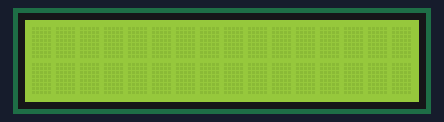
This sketch was run on a simulated Arduino Uno, built with avr-gcc and run on an emulated ATmega328P. Shown: 16×2 character LCD.

Above: at 0.1 s.
At 2.1 s:
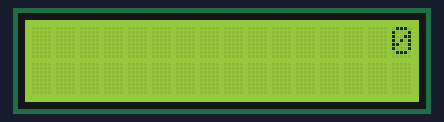
At 2.6 s:
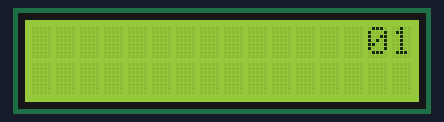
At 3.1 s:
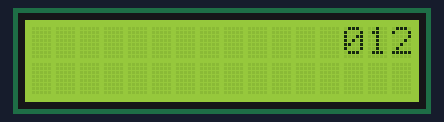
At 4.6 s:
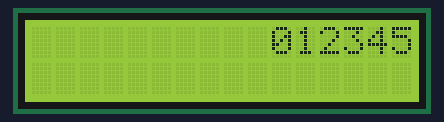
At 6.6 s:
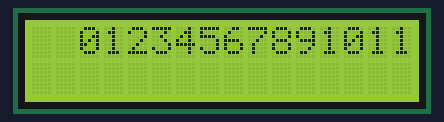

Measured:
- by itself, everything shown: repeats every 7.0 s, in 11 steps
- what the display in image 1 shows lasts 0.5 s, from 2.1 s to 2.6 s

The sketch:

Tugas_6-Scrolling_Text.ino
```cpp
#include <LiquidCrystal_I2C.h> // Library for LCD
// Wiring: SDA pin is connected to A4 and SCL pin to A5.
// Connect to LCD via I2C, default address 0x27 (A0-A2 not jumpered)
LiquidCrystal_I2C lcd = LiquidCrystal_I2C(0x27, 16, 2); // Change to (0x27,16,2) for 16x2 LCD.
void setup() {
 lcd.init();
 lcd.backlight();
}
void loop() {
 lcd.autoscroll();
 lcd.setCursor(20, 0);
 for (int x = 0; x < 14; x++) {
 lcd.print(x);
 delay(500);
 }
 lcd.clear();
}
```
